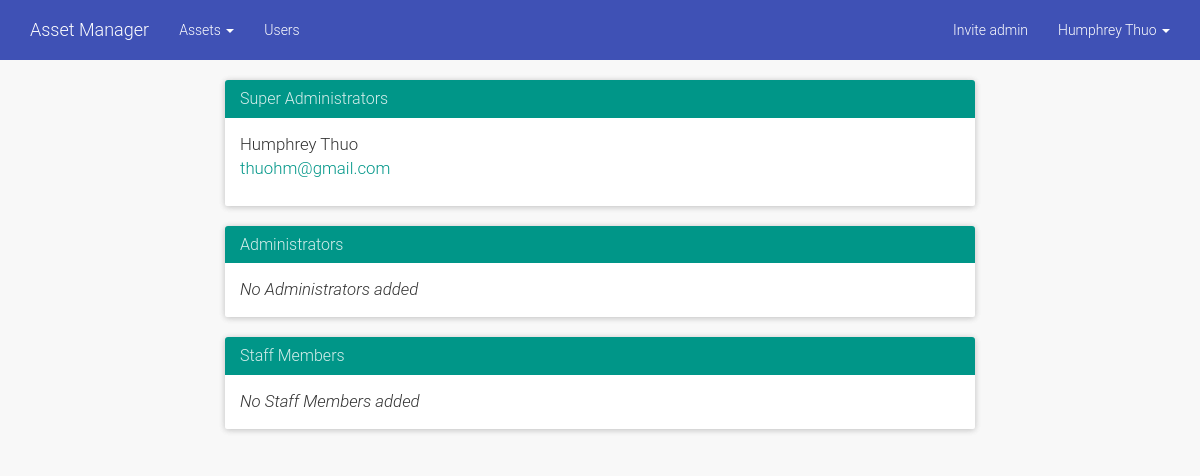
/users/ (signed in), run on an earlier commit of the app's database.
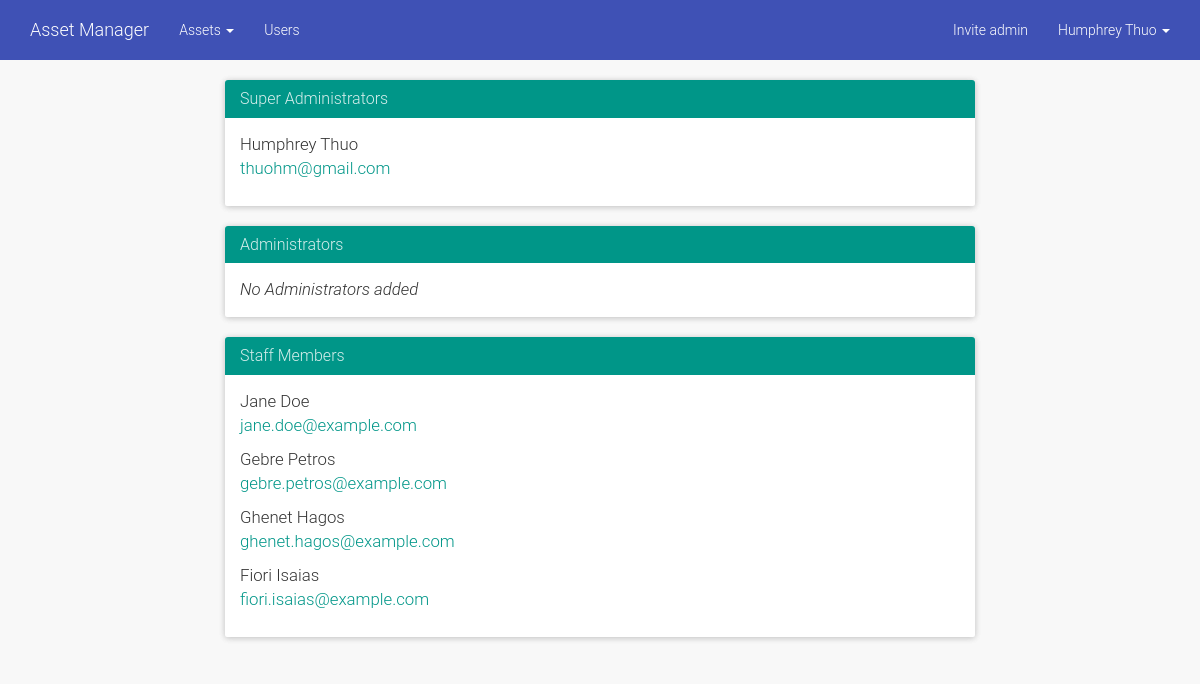
And on a later commit of the database.
### app/models.py (models this page shows, shortened)
class User(db.Model, UserMixin):
    id = db.Column(db.Integer, primary_key=True)
    email = db.Column(db.String(255), unique=True)
    password = db.Column(db.String(66))
    name = db.Column(db.String(255))
    roles = db.relationship(
        'Role',
        secondary=roles,
        backref=db.backref('users', lazy='dynamic')
    )
    invites = db.relationship(
        'Invitation',
        backref=db.backref('sender', lazy='joined'),
        lazy='dynamic',
    )
    assets_added = db.relationship(
        'Asset',
        backref=db.backref('added_by', lazy='joined'),
        lazy='dynamic',
    )
    assets_assigned = db.relationship(
        'Asset',
        secondary=assignment,
        backref=db.backref('assigned_to', lazy='dynamic')
    )
    @property
    def is_admin(self):
        return self.roles[0].short == 'admin'
    @property
    def is_super(self):
        return self.roles[0].short == 'superadmin'
    @property
    def has_admin(self):
        return self.is_admin or self.is_super

class Role(db.Model):
    id = db.Column(db.Integer, primary_key=True)
    short = db.Column(db.String(20), unique=True)
    title = db.Column(db.String(50))
    description = db.Column(db.String(255))
    level = db.Column(db.Integer)
    invites = db.relationship(
        'Invitation',
        backref=db.backref('role', lazy='joined'),
        lazy='dynamic',
    )

### app/views.py (the view)
@app.route('/users/')
@login_required
def users():
    return render_template('users/index.html', roles=Role.query.all())

### app/views.py (called while the page is built)
@login_manager.user_loader
def load_user(user_id):
    return User.query.filter_by(id=user_id).first()

@app.before_request
def before_request():
    if not User.query.all():
        if not url_for('setup') in request.path and not \
                        url_for('static', filename='') in request.path:
            return redirect(url_for('setup'))

### app/templates/users/index.html
{% extends "layout.html" %}
{% block inner_content %}
{% for role in roles %}
<div class="panel panel-primary">
    <div class="panel-heading">
        <h3 class="panel-title">{{ role.title }}s</h3>
    </div>
    <div class="panel-body">
        <big>
        {% for user in role.users %}
            <p>
                {{ user.name }}<br>
                <a href="mailto:{{ user.email }}">{{ user.email }}</a>
            </p>
        {% else %}
            <em>No {{ role.title }}s added</em>
        {% endfor %}
        </big>
    </div>
</div>
{% endfor %}
{% endblock %}

### app/templates/layout.html (shortened to what this page needs)
{% extends "bootstrap/base.html" %}
{% block styles %}
{{ super() }}
<link href="{{ url_for('static', filename='bootstrap-material-design/css/bootstrap-material-design.css') }}" rel="stylesheet">
<link href="{{ url_for('static', filename='bootstrap-material-design/css/ripples.min.css') }}" rel="stylesheet">
<link href="{{ url_for('static', filename='css/style.css') }}" rel="stylesheet">
{% endblock%}
{% block navbar %}
<nav class="navbar navbar-inverse navbar-static-top" role="navigation">
    <div class="container">
        <div class="navbar-header">
            <a class="navbar-brand" href="{{ url_for('index') }}">Asset Manager</a>
        </div>
        <div class="collapse navbar-collapse" id="bs-example-navbar-collapse-1">
            <ul class="nav navbar-nav navbar-left">
                {% if current_user.is_authenticated %}
                {% if current_user.has_admin %}
                <li class="dropdown">
                    <a href="#" data-target="#" class="dropdown-toggle" data-toggle="dropdown">
                        Assets
                        <b class="caret"></b>
                    </a>
                </li>
                {% else %}
                <li><a href="{{ url_for('assets.index') }}">Assigned Assets</a></li>
                {% endif %}
                <li><a href="{{ url_for('users') }}">Users</a></li>
                {% endif %}
            </ul>
            <ul class="nav navbar-nav navbar-right">
                {% if current_user.is_authenticated %}
                {% if current_user.has_admin %}
                <li><a href="{{ url_for('invite_user') }}">Invite admin</a></li>
                {% endif %}
                <li class="dropdown">
                    <a href="#" data-target="#" class="dropdown-toggle" data-toggle="dropdown">
                        {{current_user.name }}
                        <b class="caret"></b>
                    </a>
                </li>
                {% else %}
                <li><a href="{{ url_for('login', next=request.args.get('next')) }}">Login</a></li>
                <li><a href="{{ url_for('signup') }}">Sign up</a></li>
                {% endif %}
            </ul>
        </div>
    </div>
</nav>
{% endblock %}
{% block content %}
<div class="container">
    <div class="row">
        <div class="col-md-8 col-md-offset-2">
            {% block inner_content %}{% endblock %}
        </div>
    </div>
</div>
{% endblock %}

### app/static/css/style.css (style rules this page uses)
body { background-color: #F8F8F8; margin-bottom: 70px }

What changed in the data, as far as the page shows it:
shown differently, row unchanged: Role "Staff Member": title "Staff Member" → (not shown)
added User: name "Jane Doe", email "jane.doe@example.com", shown under Role "Staff Member"
added User: name "Gebre Petros", email "gebre.petros@example.com", shown under Role "Staff Member"
added User: name "Ghenet Hagos", email "ghenet.hagos@example.com", shown under Role "Staff Member"
added User: name "Fiori Isaias", email "fiori.isaias@example.com", shown under Role "Staff Member"
